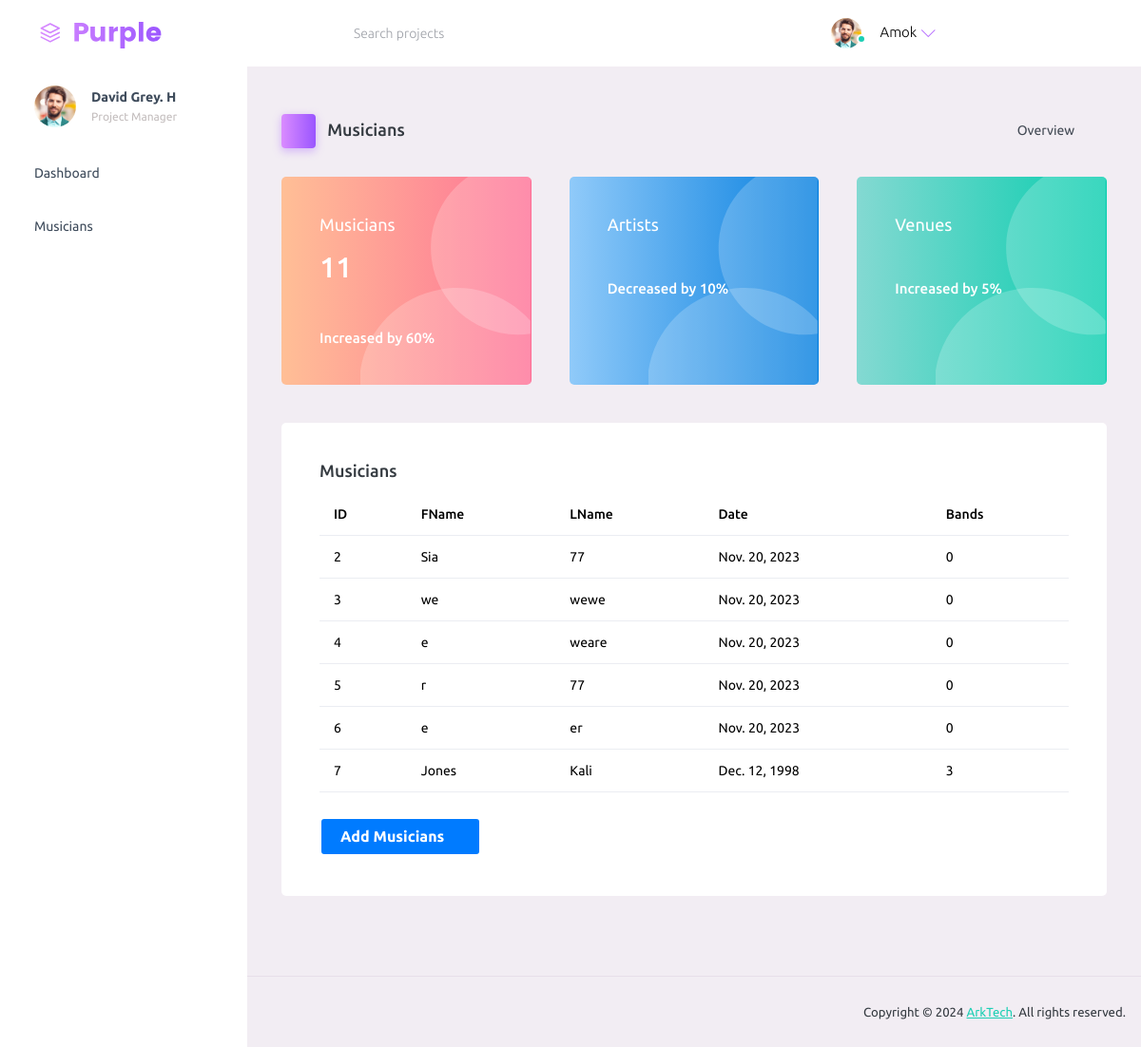
Page /musicians/ on the committed database.
### bands/models.py (models this page shows)
class Musician(models.Model):
    first_name = models.CharField(max_length=50)
    last_name = models.CharField(max_length=50)
    birth = models.DateField()
    class Meta:
        ordering = ["last_name", "first_name"]

### bands/views.py (the view)
# urls.py: path('musicians/', views.musicians, name="musicians"),
def musicians(request):
    all_musicians = Musician.objects.all().order_by('id')
    musicians = all_musicians[:6]
    musicians_count = all_musicians.count()
    data = {
        'all_musicians_count': musicians_count,
        'musicians': musicians,
    }
    return render(request, 'musicians.html', data)

### templates/musicians.html (shortened to what this page needs)
{% load static %}
<!DOCTYPE html>
<html lang="en">
  <head>
    <link rel="stylesheet" href="{% static 'assets/vendors/mdi/css/materialdesignicons.min.css' %}">
    <link rel="stylesheet" href="{% static 'assets/vendors/ti-icons/css/themify-icons.css'  %}">
    <link rel="stylesheet" href="{% static 'assets/vendors/css/vendor.bundle.base.css'  %}">
    <link rel="stylesheet" href="{% static 'assets/vendors/font-awesome/css/font-awesome.min.css'  %}">
    <link rel="stylesheet" href="{% static 'assets/vendors/font-awesome/css/font-awesome.min.css'  %}" />
    <link rel="stylesheet" href="{% static 'assets/vendors/bootstrap-datepicker/bootstrap-datepicker.min.css'  %}">
    <link rel="stylesheet" href="{% static 'assets/css/style.css'  %}">
  </head>
  <body>
    <div class="container-scroller">
      <nav class="navbar default-layout-navbar col-lg-12 col-12 p-0 fixed-top d-flex flex-row">
        <div class="text-center navbar-brand-wrapper d-flex align-items-center justify-content-start">
          <a class="navbar-brand brand-logo" href="index.html"><img src="{% static 'assets/images/logo.svg'  %}" alt="logo" /></a>
        </div>
        <div class="navbar-menu-wrapper d-flex align-items-stretch">
          <button class="navbar-toggler navbar-toggler align-self-center" type="button" data-toggle="minimize">
            <span class="mdi mdi-menu"></span>
          </button>
          <div class="search-field d-none d-md-block">
            <form class="d-flex align-items-center h-100" action="#">
              <div class="input-group">
                <div class="input-group-prepend bg-transparent">
                  <i class="input-group-text border-0 mdi mdi-magnify"></i>
                </div>
                <input type="text" class="form-control bg-transparent border-0" placeholder="Search projects">
              </div>
            </form>
          </div>
          <ul class="navbar-nav navbar-nav-right">
            <li class="nav-item nav-profile dropdown">
              <a class="nav-link dropdown-toggle" id="profileDropdown" href="#" data-bs-toggle="dropdown" aria-expanded="false">
                <div class="nav-profile-img">
                  <img src="{% static 'assets/images/faces/face1.jpg'  %}" alt="image">
                  <span class="availability-status online"></span>
                </div>
                <div class="nav-profile-text">
                  <p class="mb-1 text-black">Amok</p>
                </div>
              </a>
            </li>
            <li class="nav-item d-none d-lg-block full-screen-link">
              <a class="nav-link">
                <i class="mdi mdi-fullscreen" id="fullscreen-button"></i>
              </a>
            </li>
            <li class="nav-item nav-logout d-none d-lg-block">
              <a class="nav-link" href="#">
                <i class="mdi mdi-power"></i>
              </a>
            </li>
            <li class="nav-item nav-settings d-none d-lg-block">
              <a class="nav-link" href="#">
                <i class="mdi mdi-format-line-spacing"></i>
              </a>
            </li>
          </ul>
        </div>
      </nav>
      <div class="container-fluid page-body-wrapper">
        <nav class="sidebar sidebar-offcanvas" id="sidebar">
          <ul class="nav">
            <li class="nav-item nav-profile">
              <a href="#" class="nav-link">
                <div class="nav-profile-image">
                  <img src="{% static 'assets/images/faces/face1.jpg'  %}" alt="profile" />
                </div>
                <div class="nav-profile-text d-flex flex-column">
                  <span class="font-weight-bold mb-2">David Grey. H</span>
                  <span class="text-secondary text-small">Project Manager</span>
                </div>
                <i class="mdi mdi-bookmark-check text-success nav-profile-badge"></i>
              </a>
            </li>
            <li class="nav-item">
              <a class="nav-link" href="{% url 'home' %}">
                <span class="menu-title">Dashboard</span>
                <i class="mdi mdi-home menu-icon"></i>
              </a>
            </li>
            <li class="nav-item">
              <a class="nav-link" href="{% url 'musicians' %}">
                <span class="menu-title">Musicians</span>
                <i class="mdi mdi-home menu-icon"></i>
              </a>
            </li>
          </ul>
        </nav>
        <div class="main-panel">
          <div class="content-wrapper">
            <div class="page-header">
              <h3 class="page-title">
                <span class="page-title-icon bg-gradient-primary text-white me-2">
                  <i class="mdi mdi-home"></i>
                </span> Musicians
              </h3>
              <nav aria-label="breadcrumb">
                <ul class="breadcrumb">
                  <li class="breadcrumb-item active" aria-current="page">
                    Overview <i class="mdi mdi-alert-circle-outline icon-sm text-primary align-middle"></i>
                  </li>
                </ul>
              </nav>
            </div>
            <div class="row">
              <div class="col-md-4 stretch-card grid-margin">
                <div class="card bg-gradient-danger card-img-holder text-white">
                  <div class="card-body">
                    <img src="{% static 'assets/images/dashboard/circle.svg'  %}" class="card-img-absolute" alt="circle-image" />
                    <h4 class="font-weight-normal mb-3">Musicians
                    </h4>
                    <h2 class="mb-5">{{ all_musicians_count }}</h2>
                    <h6 class="card-text">Increased by 60%</h6>
                  </div>
                </div>
              </div>
              <div class="col-md-4 stretch-card grid-margin">
                <div class="card bg-gradient-info card-img-holder text-white">
                  <div class="card-body">
                    <img src="{% static 'assets/images/dashboard/circle.svg'%}" class="card-img-absolute" alt="circle-image" />
                    <h4 class="font-weight-normal mb-3">Artists
                    </h4>
                    <h2 class="mb-5">{{ number_of_art }}<h2>
                    <h6 class="card-text">Decreased by 10%</h6>
                  </div>
                </div>
              </div>
              <div class="col-md-4 stretch-card grid-margin">
                <div class="card bg-gradient-success card-img-holder text-white">
                  <div class="card-body">
                    <img src="{% static 'assets/images/dashboard/circle.svg'  %}" class="card-img-absolute" alt="circle-image" />
                    <h4 class="font-weight-normal mb-3">Venues
                    </h4>
                    <h6 class="card-text">Increased by 5%</h6>
                  </div>
                </div>
              </div>
            </div>
            <div class="row">
              <div class="col-12 grid-margin">
                <div class="card">
                  <div class="card-body">
                    <h4 class="card-title">Musicians</h4>
                    <div class="table-responsive">
                      <table class="table">
                        <thead>
                          <tr>
                            <th> ID </th>
                            <th> FName</th>
                            <th> LName </th>
                            <th> Date </th>
                            <th> Bands </th>
                          </tr>
                        </thead>
                        <tbody>
                          {% for musician in musicians %}
                          <tr>
                            <td>
                              {{musician.id}}
                            </td>
                            <td>
                              {{musician.last_name}}
                            </td>
                            <td>
                                {{musician.first_name}}
                              </td>
                              <td>
                                {{musician.birth}}
                              </td>
                              <td>
                                {{musician.band_set.count}}
                              </td>
                            {% endfor %}
                          </tr>
                        </tbody>
                      </table>
                    </div>
                      <nav>
                        <a class="nav-link" href="{% url 'add_musician' %}">
                          <button class="btn">
                            <span class="menu-title">Add Musicians</span>
                            <i class="mdi mdi-home menu-icon"></i>
                          </button>
                        </a>
                      </nav>
                  </div>
                </div>
              </div>
            </div>
          </div>
          <footer class="footer">
            <div class="d-sm-flex justify-content-center justify-content-sm-between">
              <span class="float-none float-sm-right d-block mt-1 mt-sm-0 text-center">Copyright © 2024 <a href="https://github.com/kibetamos" target="_blank">ArkTech</a>. All rights reserved.</span>
            </div>
          </footer>
        </div>
      </div>
    </div>
  </body>
</html>

### templates/musicians.html (style rules this page uses)
.btn { background-color: #007bff; color: white; border: none; padding: 10px 20px; cursor: pointer; text-align: center; text-decoration: none; display: inline-block; font-size: 16px; margin: 4px 2px; transition-duration: 0.4s; }

### rows in the picture
Musician: id "2", last_name "Sia", first_name "77", birth "Nov. 20, 2023", band_set.count "0"
Musician: id "3", last_name "we", first_name "wewe", birth "Nov. 20, 2023", band_set.count "0"
Musician: id "4", last_name "e", first_name "weare", birth "Nov. 20, 2023", band_set.count "0"
Musician: id "5", last_name "r", first_name "77", birth "Nov. 20, 2023", band_set.count "0"
Musician: id "6", last_name "e", first_name "er", birth "Nov. 20, 2023", band_set.count "0"
Musician: id "7", last_name "Jones", first_name "Kali", birth "Dec. 12, 1998", band_set.count "3"

### other values in the picture
{{ all_musicians_count }} "11"
